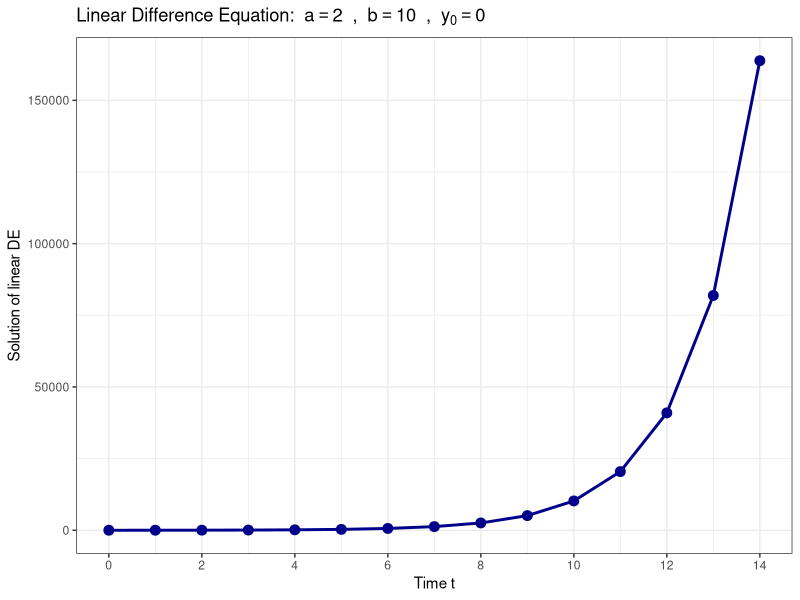
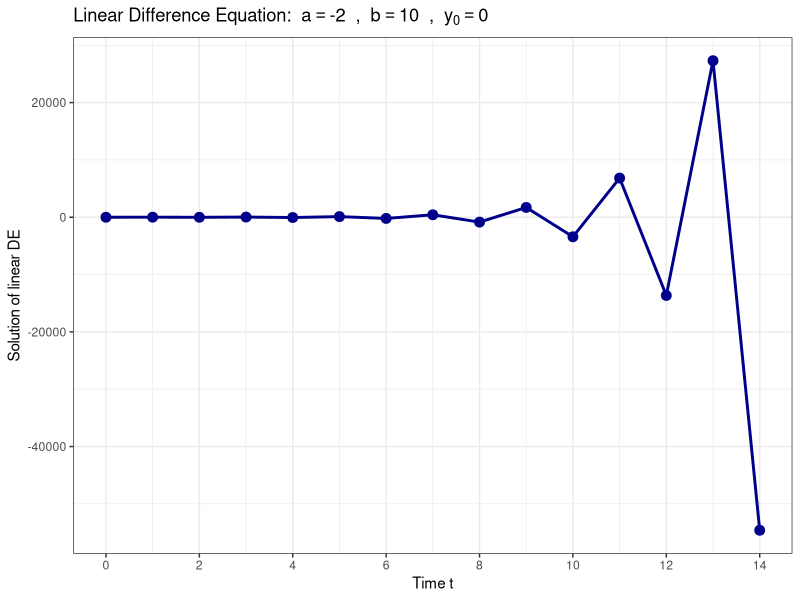
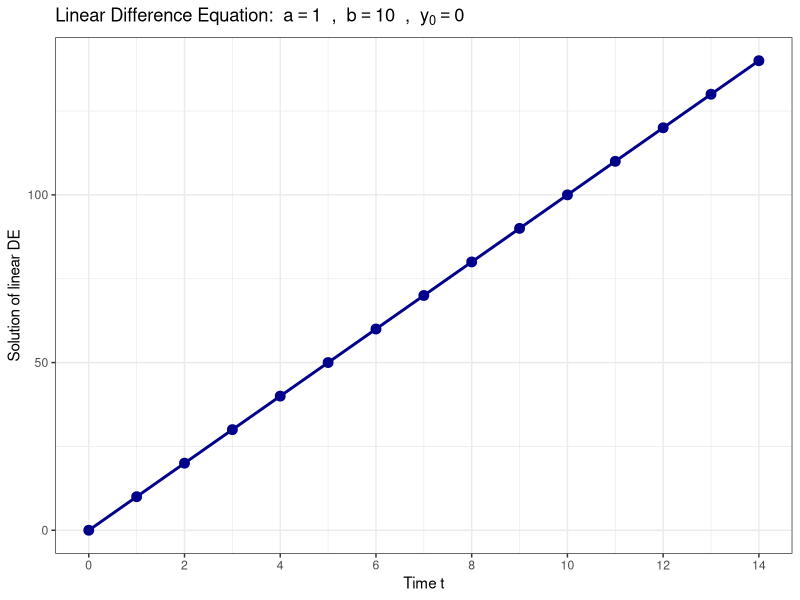
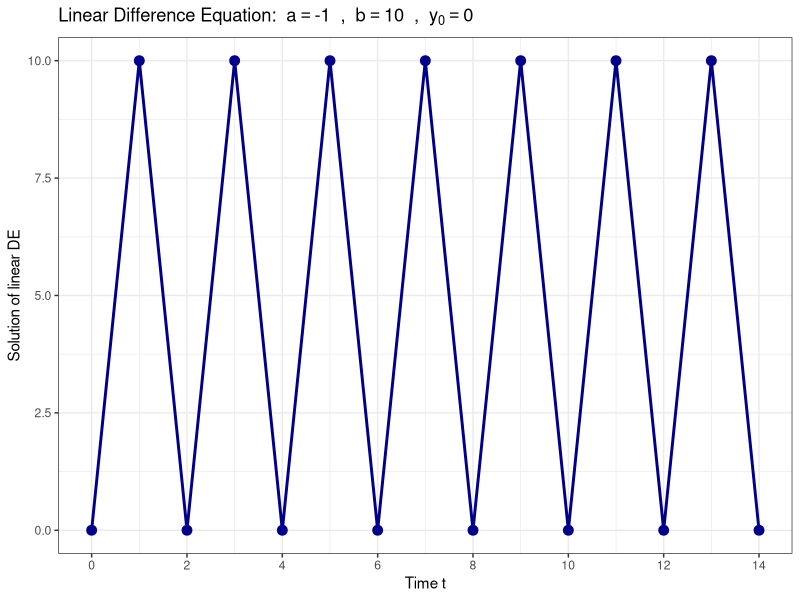
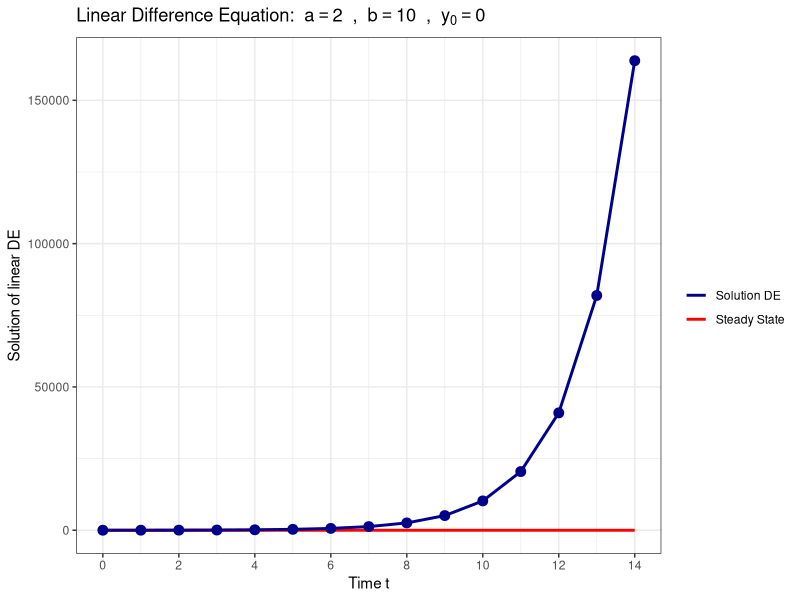
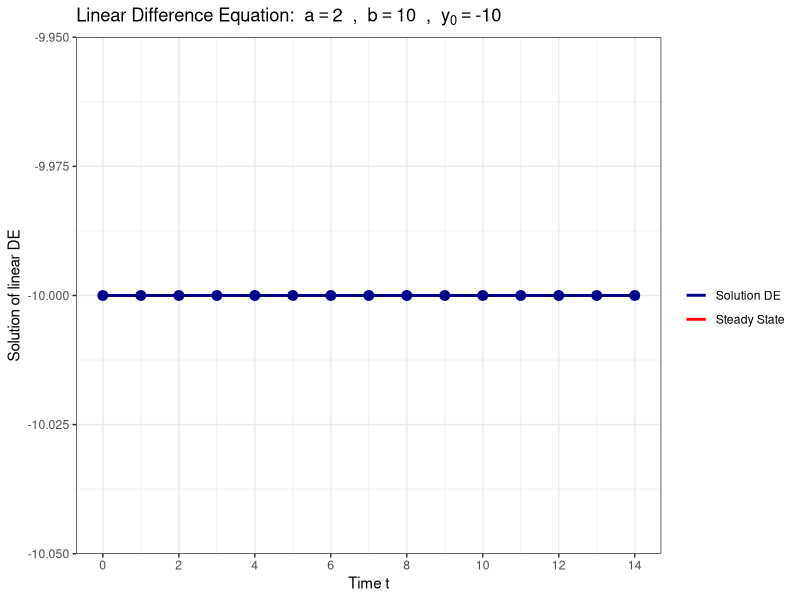
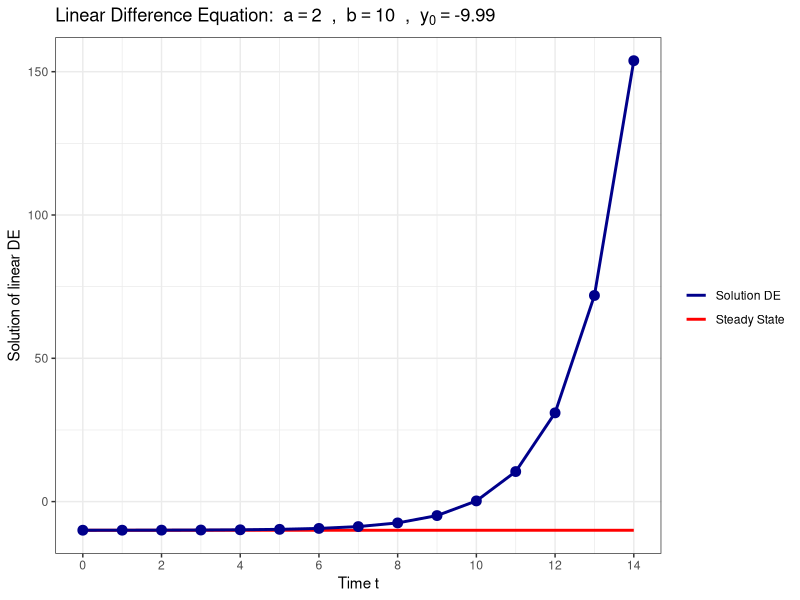
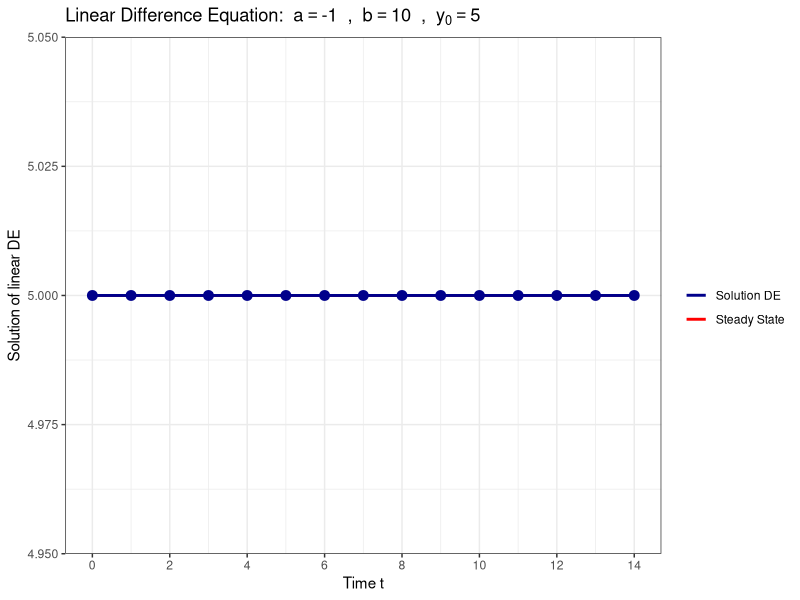

These figures' R source, in order:
## ---- chunk 1
rm(list = ls())
library(reshape2)
library(base)
library(ggplot2)
library(grid)
library(stringr)
library(tidyverse)
## ---- chunk 2
diff_eq <- function(y_0, a, b, T) {
  y <- y_0
  for (t in 2:(T+1)) {
      y[t] = a*y[t-1] + b
  }
  return(y)
} 
## ---- chunk 3
plot_diff <- function(y_0, a, b, T) {
  
  # simulate equation forward
  y <- diff_eq(y_0, a, b, T)
  
  # generate plotting data
  dat <- data.frame(
    time = seq(0, T, 1),
    DE = y
  )
  
  # now generate the plot
  myplot <- ggplot(data=dat) + 
    geom_line(aes(x=time, y=DE), color= "darkblue", size=1) +
    geom_point(aes(x=time, y=DE), color= "darkblue", size=3, show.legend = FALSE) +
    coord_cartesian(xlim=c(0, T)) + 
    scale_x_continuous(breaks=seq(0, T, 2)) +
    labs(x = "Time t",
         y = "Solution of linear DE",
         title= bquote("Linear Difference Equation: " ~ a == .(a) ~ " , " ~ b == .(b) ~ " , " ~ y[0] == .(y_0))) +
    theme_bw()
  
  # print the plot
  print(myplot)
}
## ---- chunk 4
T = 14;

a = 2 ; b = 10 ; y_0 = 0
plot_diff(y_0, a, b, T)
## ---- chunk 5
a = -2 ; b = 10 ; y_0 = 0
plot_diff(y_0, a, b, T)
## ---- chunk 6
a = 1; b = 10 ; y_0 = 0
plot_diff(y_0, a, b, T)
## ---- chunk 7
a = -1; b = 10 ; y_0 = 0
plot_diff(y_0, a, b, T)
## ---- chunk 8
plot_diff_steady <- function(y_0, a, b, T) {

  # simulate equation forward
  y <- diff_eq(y_0, a, b, T)
  
  # generate plotting data
  dat <- data.frame(
    time = seq(0, T, 1),
    DE = y,
    stst= array(b/(1-a), c(T+1))
  )
  
  # now generate the plot
  myplot <- ggplot(data=dat) + 
    geom_line(aes(x=time, y=stst, color="Steady State"), size=1) +
    geom_line(aes(x=time, y=DE, color="Solution DE"), size=1) +
    geom_point(aes(x=time, y=DE), color="darkblue", size=3, show.legend = FALSE) +
    scale_color_manual(name = "", values = c("Steady State"="red", "Solution DE"="darkblue")) +
    coord_cartesian(xlim=c(0, T)) + 
    scale_x_continuous(breaks=seq(0, T, 2)) +
    labs(x = "Time t",
         y = "Solution of linear DE",
         title= bquote("Linear Difference Equation: " ~ a == .(a) ~ " , " ~ b == .(b) ~ " , " ~ y[0] == .(y_0))) +
    theme_bw()
  
  # print the plot
  print(myplot)
}
## ---- chunk 9
a = 2 ; b = 10 ; y_0 = 0
plot_diff_steady(y_0, a, b, T)
## ---- chunk 10
a = 2 ; b = 10 ; y_0 = b/(1-a)
plot_diff_steady(y_0, a, b, T)
## ---- chunk 11
a = 2 ; b = 10 ; y_0 = b/(1-a)+0.01
plot_diff_steady(y_0, a, b, T)
## ---- chunk 12
a = -1; b = 10 ; y_0 = b/(1-a)
plot_diff_steady(y_0, a, b, T)
## ---- chunk 13
a = -1; b = 10 ; y_0 = b/(1-a)-0.01
plot_diff_steady(y_0, a, b, T)
## ---- chunk 14
a = 0.75; b = 10 ; y_0 = 0
plot_diff_steady(y_0, a, b, T)
## ---- chunk 15
a = 0.50; b = 10 ; y_0 = 0
plot_diff_steady(y_0, a, b, T)
## ---- chunk 16
a = 0.25; b = 10 ; y_0 = 0
plot_diff_steady(y_0, a, b, T)
## ---- chunk 17
a = -0.75; b = 10 ; y_0 = 0
plot_diff_steady(y_0, a, b, T)
## ---- chunk 18
a = -0.50; b = 10 ; y_0 = 0
plot_diff_steady(y_0, a, b, T)
## ---- chunk 19
a = -0.25; b = 10 ; y_0 = 0
plot_diff_steady(y_0, a, b, T)
